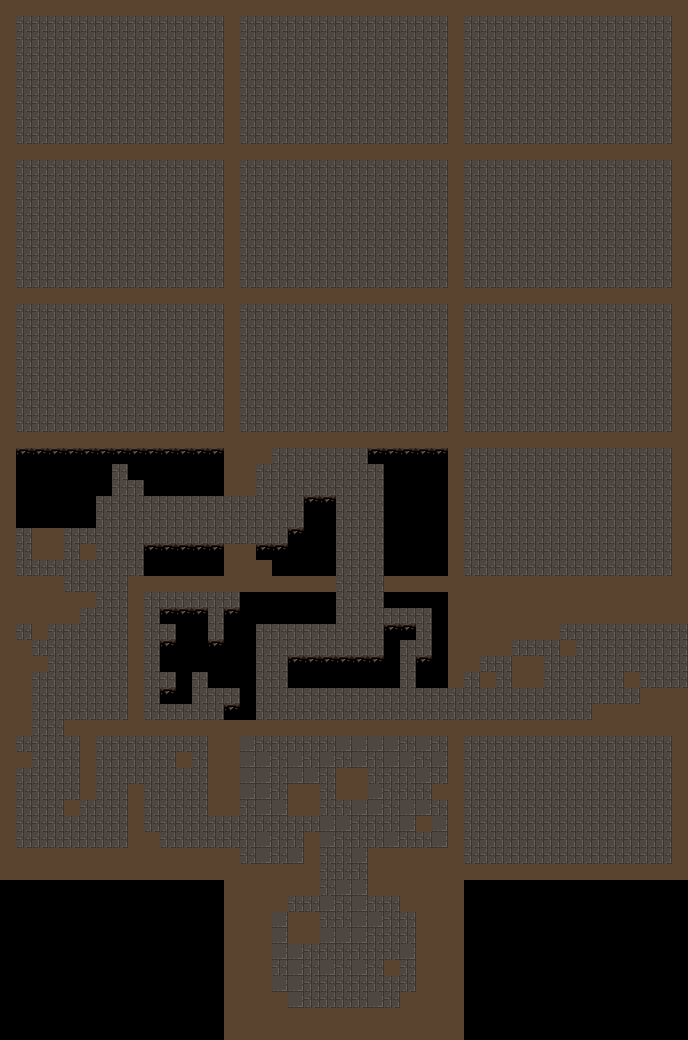

This game map was drawn from its Tiled (.tmx) file and the tilesets committed beside it. A one-line description and the trimmed map source follow:
An orthogonal 43x65 tile map with 16x16 px tiles, 3 tile layers (ground0, over, wall0), 2 hidden layers not drawn.

<map version="1.0" orientation="orthogonal" width="43" height="65" tilewidth="16" tileheight="16">
 <tileset firstgid="1" name="tileset" tilewidth="16" tileheight="16">
  <image source="tileset.png" width="256" height="256" />
 </tileset>
 <layer name="ground0" width="43" height="65">
  <data>[2795 cells, 2361 non-empty, 4 distinct tile ids]</data>
 </layer>
 <layer name="ground1" width="43" height="65" visible="0">
  <data>[2795 cells, 0 non-empty, 0 distinct tile ids]</data>
 </layer>
 <layer name="over" width="43" height="65">
  <data>[2795 cells, 1 non-empty, 1 distinct tile ids]</data>
 </layer>
 <layer name="wall0" width="43" height="65">
  <data>[2795 cells, 688 non-empty, 1 distinct tile ids]</data>
 </layer>
 <layer name="wall1" width="43" height="65" visible="0">
  <data>[2795 cells, 0 non-empty, 0 distinct tile ids]</data>
 </layer>
 <objectgroup name="active" width="43" height="65" />
</map>